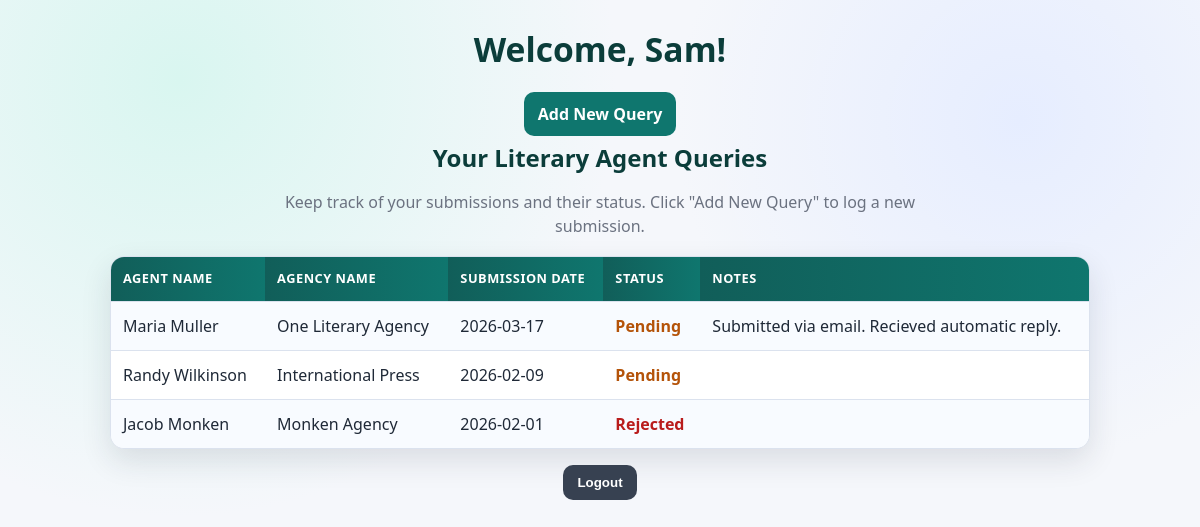
The app's page /dashboard.php (signed in) with its own data.
### tables this page shows
CREATE TABLE `queries` (
  `id` bigint NOT NULL,
  `user_id` bigint NOT NULL,
  `agent_name` varchar(100) NOT NULL,
  `agency_name` varchar(100) NOT NULL,
  `submission_date` date NOT NULL,
  `status` enum('Pending','Accepted','Rejected') DEFAULT 'Pending',
  `notes` text
);

### dashboard.php (the view, shortened to what this page needs)
<?php
$conn = new mysqli("localhost", "root", "root", "personal_query_tracker", 8889);
$user_id = $_SESSION['id'];
$stmt = $conn->prepare("
    SELECT agent_name, agency_name, submission_date, status, notes
    FROM queries
    WHERE user_id = ?
    ORDER BY submission_date DESC
");
$stmt->bind_param("i", $user_id);
$stmt->execute();
$result = $stmt->get_result();
$queries = $result->fetch_all(MYSQLI_ASSOC);
?>
<!DOCTYPE html>
<html>
<head>
    <link rel="stylesheet" type="text/css" href="style.css">
</head>
<body>
<h1>Welcome, <?= htmlspecialchars($_SESSION['first_name']) ?>!</h1>
<div class="dashboard-actions">
    <a class="btn-link" href="new_query.php">Add New Query</a>
</div>
<h2>Your Literary Agent Queries</h2>
<p>Keep track of your submissions and their status. Click "Add New Query" to log a new submission.</p>
<?php if (!empty($queries)) : ?>
    <table>
        <tr>
            <th>Agent Name</th>
            <th>Agency Name</th>
            <th>Submission Date</th>
            <th>Status</th>
            <th>Notes</th>
        </tr>
        <?php foreach ($queries as $query) : ?>
            <?php
                $statusClass = '';
                switch ($query['status']) {
                    case 'Pending': $statusClass = 'status-pending'; break;
                    case 'Rejected': $statusClass = 'status-rejected'; break;
                }
            ?>
        <tr>
            <td data-label="Agent Name"><?= htmlspecialchars($query['agent_name']) ?></td>
            <td data-label="Agency Name"><?= htmlspecialchars($query['agency_name']) ?></td>
            <td data-label="Submission Date"><?= htmlspecialchars($query['submission_date']) ?></td>
            <td data-label="Status" class="<?= $statusClass ?>"><?= htmlspecialchars($query['status']) ?></td>
            <td data-label="Notes"><?= htmlspecialchars($query['notes']) ?></td>
        </tr>
        <?php endforeach; ?>
    </table>
<?php else: ?>
    <p>You have not submitted any queries yet.</p>
<?php endif; ?>
<form action="logout.php" method="post" class="logout-form">
    <button type="submit">Logout</button>
</form>
</body>
</html>

### style.css (style rules this page uses)
:root { --ink: #1f2937; --muted: #6b7280; --paper: #f5f7fb; --panel: #ffffff; --line: #dbe2ee; --brand: #0f766e; --brand-dark: #115e59; --brand-soft: #d6f3ef; --danger: #b91c1c; --warning: #b45309; --success: #166534; --radius: 14px; --shadow: 0 12px 30px rgba(31, 41, 55, 0.12); }
* { box-sizing: border-box; }
body { margin: 0; min-height: 100vh; padding: 24px; color: var(--ink); font-family: "Trebuchet MS", "Segoe UI", sans-serif; line-height: 1.5; background: radial-gradient(circle at 15% 10%, #d9f6f0 0%, transparent 35%), radial-gradient(circle at 85% 15%, #e6edff 0%, transparent 28%), var(--paper); }
h1, h2 { margin: 0; text-align: center; color: #0b3d3a; }
h1 { font-size: clamp(1.7rem, 2.8vw, 2.35rem); }
h2 { font-size: clamp(1.2rem, 2.2vw, 1.5rem); margin-top: 0.25rem; }
p { max-width: 78ch; margin: 14px auto; color: var(--muted); text-align: center; }
form, table, .dashboard-actions, .back-link { max-width: 980px; margin-left: auto; margin-right: auto; }
form { background: var(--panel); border: 1px solid var(--line); border-radius: var(--radius); padding: 20px; box-shadow: var(--shadow); margin-top: 18px; }
button, .btn-link { border: none; border-radius: 10px; padding: 10px 14px; background: var(--brand); color: #fff; font-weight: 700; cursor: pointer; transition: transform 0.18s ease, background-color 0.18s ease; text-decoration: none; display: inline-block; }
.dashboard-actions { margin-top: 18px; display: flex; justify-content: center; }
table { width: 100%; border-collapse: separate; border-spacing: 0; margin-top: 18px; background: var(--panel); border: 1px solid var(--line); border-radius: var(--radius); overflow: hidden; box-shadow: var(--shadow); }
th, td { padding: 12px; text-align: left; border-bottom: 1px solid var(--line); vertical-align: top; }
th { background: linear-gradient(90deg, var(--brand-dark), var(--brand)); color: #fff; text-transform: uppercase; letter-spacing: 0.04em; font-size: 0.8rem; }
tr:last-child td { border-bottom: none; }
tr:nth-child(even) { background: #f8fbff; }
.status-pending { color: var(--warning); font-weight: 700; }
.status-rejected { color: var(--danger); font-weight: 700; }
.logout-form { background: transparent; border: 0; box-shadow: none; text-align: center; padding: 0; margin-top: 16px; }
.logout-form button { background: #374151; }

### records on screen
queries: agent_name "Maria Muller", agency_name "One Literary Agency", submission_date "2026-03-17", status "Pending", notes "Submitted via email. Recieved automatic reply."
queries: agent_name "Randy Wilkinson", agency_name "International Press", submission_date "2026-02-09", status "Pending"
queries: agent_name "Jacob Monken", agency_name "Monken Agency", submission_date "2026-02-01", status "Rejected"

### other values on screen
$_SESSION['first_name'] "Sam"
